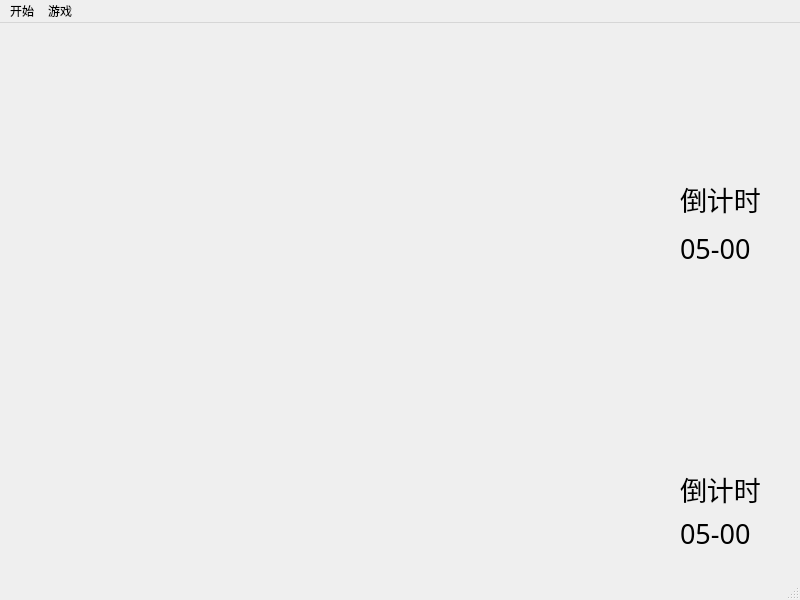
<?xml version="1.0" encoding="UTF-8"?>
<ui version="4.0">
 <class>GameWindow</class>
 <widget class="QMainWindow" name="GameWindow">
  <property name="geometry">
   <rect>
    <x>0</x>
    <y>0</y>
    <width>800</width>
    <height>600</height>
   </rect>
  </property>
  <property name="windowTitle">
   <string>人人对战</string>
  </property>
  <property name="windowIcon">
   <iconset>
    <normaloff>:/image/image/gobang.ico</normaloff>:/image/image/gobang.ico</iconset>
  </property>
  <property name="styleSheet">
   <string notr="true"/>
  </property>
  <widget class="QWidget" name="centralwidget">
   <property name="sizePolicy">
    <sizepolicy hsizetype="Fixed" vsizetype="Fixed">
     <horstretch>0</horstretch>
     <verstretch>0</verstretch>
    </sizepolicy>
   </property>
   <property name="styleSheet">
    <string notr="true"/>
   </property>
   <widget class="QLabel" name="blackTime">
    <property name="geometry">
     <rect>
      <x>680</x>
      <y>490</y>
      <width>111</width>
      <height>41</height>
     </rect>
    </property>
    <property name="font">
     <font>
      <family>OCR A Std</family>
      <pointsize>20</pointsize>
     </font>
    </property>
    <property name="text">
     <string>05-00</string>
    </property>
   </widget>
   <widget class="QLabel" name="whiteTime">
    <property name="geometry">
     <rect>
      <x>680</x>
      <y>200</y>
      <width>101</width>
      <height>51</height>
     </rect>
    </property>
    <property name="font">
     <font>
      <family>OCR A Std</family>
      <pointsize>20</pointsize>
     </font>
    </property>
    <property name="text">
     <string>05-00</string>
    </property>
   </widget>
   <widget class="QLabel" name="label">
    <property name="geometry">
     <rect>
      <x>680</x>
      <y>160</y>
      <width>101</width>
      <height>31</height>
     </rect>
    </property>
    <property name="font">
     <font>
      <family>华文行楷</family>
      <pointsize>20</pointsize>
     </font>
    </property>
    <property name="text">
     <string>倒计时</string>
    </property>
   </widget>
   <widget class="QLabel" name="label_3">
    <property name="geometry">
     <rect>
      <x>680</x>
      <y>450</y>
      <width>81</width>
      <height>31</height>
     </rect>
    </property>
    <property name="font">
     <font>
      <family>华文行楷</family>
      <pointsize>20</pointsize>
     </font>
    </property>
    <property name="text">
     <string>倒计时 </string>
    </property>
   </widget>
  </widget>
  <widget class="QMenuBar" name="menubar">
   <property name="geometry">
    <rect>
     <x>0</x>
     <y>0</y>
     <width>800</width>
     <height>22</height>
    </rect>
   </property>
   <widget class="QMenu" name="menu">
    <property name="title">
     <string>开始</string>
    </property>
    <widget class="QMenu" name="menu_4">
     <property name="title">
      <string>新游戏</string>
     </property>
     <property name="icon">
      <iconset resource="resource.qrc">
       <normaloff>:/static/image/new.png</normaloff>:/static/image/new.png</iconset>
     </property>
     <addaction name="actionPeople"/>
     <addaction name="actionComputer"/>
     <addaction name="actionNet"/>
    </widget>
    <addaction name="menu_4"/>
    <addaction name="actionHome"/>
    <addaction name="actionQuit"/>
   </widget>
   <widget class="QMenu" name="menu_2">
    <property name="title">
     <string>游戏</string>
    </property>
    <addaction name="actionBack"/>
    <addaction name="actionScreenshot"/>
    <addaction name="actionOnFile"/>
   </widget>
   <addaction name="menu"/>
   <addaction name="menu_2"/>
  </widget>
  <widget class="QStatusBar" name="statusbar"/>
  <action name="actionQuit">
   <property name="icon">
    <iconset resource="resource.qrc">
     <normaloff>:/static/image/quit.png</normaloff>:/static/image/quit.png</iconset>
   </property>
   <property name="text">
    <string>退出</string>
   </property>
  </action>
  <action name="actionBack">
   <property name="icon">
    <iconset resource="resource.qrc">
     <normaloff>:/static/image/back.png</normaloff>:/static/image/back.png</iconset>
   </property>
   <property name="text">
    <string>悔棋</string>
   </property>
  </action>
  <action name="actionPeople">
   <property name="icon">
    <iconset resource="resource.qrc">
     <normaloff>:/static/image/person.png</normaloff>:/static/image/person.png</iconset>
   </property>
   <property name="text">
    <string>人人对战</string>
   </property>
  </action>
  <action name="actionComputer">
   <property name="icon">
    <iconset resource="resource.qrc">
     <normaloff>:/static/image/computer.png</normaloff>:/static/image/computer.png</iconset>
   </property>
   <property name="text">
    <string>人机对战</string>
   </property>
  </action>
  <action name="actionScreenshot">
   <property name="icon">
    <iconset resource="resource.qrc">
     <normaloff>:/static/image/screenshot.png</normaloff>:/static/image/screenshot.png</iconset>
   </property>
   <property name="text">
    <string>棋局截图</string>
   </property>
  </action>
  <action name="actionHome">
   <property name="icon">
    <iconset resource="resource.qrc">
     <normaloff>:/static/image/home.png</normaloff>:/static/image/home.png</iconset>
   </property>
   <property name="text">
    <string>回到菜单</string>
   </property>
  </action>
  <action name="actionNet">
   <property name="icon">
    <iconset resource="resource.qrc">
     <normaloff>:/static/image/net.png</normaloff>:/static/image/net.png</iconset>
   </property>
   <property name="text">
    <string>局域网对战</string>
   </property>
  </action>
  <action name="actionOnFile">
   <property name="icon">
    <iconset resource="resource.qrc">
     <normaloff>:/static/image/file.png</normaloff>:/static/image/file.png</iconset>
   </property>
   <property name="text">
    <string>棋局存档</string>
   </property>
  </action>
 </widget>
 <resources>
  <include location="resource.qrc"/>
 </resources>
 <connections/>
</ui>
